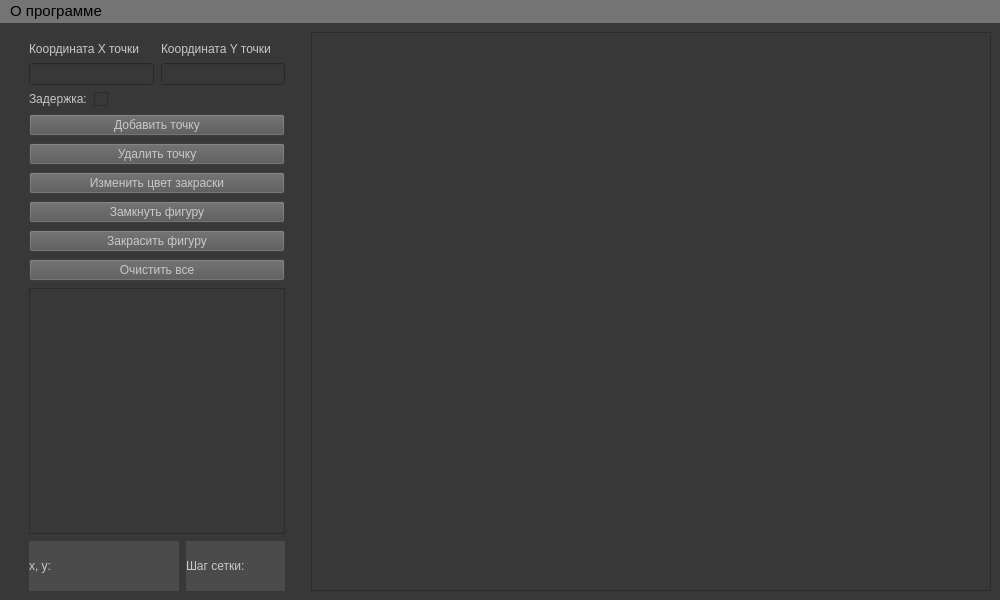
<?xml version="1.0" encoding="UTF-8"?>
<ui version="4.0">
 <class>MainWindow</class>
 <widget class="QMainWindow" name="MainWindow">
  <property name="enabled">
   <bool>true</bool>
  </property>
  <property name="geometry">
   <rect>
    <x>0</x>
    <y>0</y>
    <width>1000</width>
    <height>600</height>
   </rect>
  </property>
  <property name="sizePolicy">
   <sizepolicy hsizetype="Fixed" vsizetype="Fixed">
    <horstretch>0</horstretch>
    <verstretch>0</verstretch>
   </sizepolicy>
  </property>
  <property name="minimumSize">
   <size>
    <width>1000</width>
    <height>600</height>
   </size>
  </property>
  <property name="font">
   <font>
    <family>Arial</family>
    <pointsize>11</pointsize>
    <bold>false</bold>
   </font>
  </property>
  <property name="windowTitle">
   <string>lab_04</string>
  </property>
  <property name="autoFillBackground">
   <bool>false</bool>
  </property>
  <property name="styleSheet">
   <string notr="true">background-color: rgb(56, 56, 56);</string>
  </property>
  <widget class="QWidget" name="centralwidget">
   <property name="sizePolicy">
    <sizepolicy hsizetype="Expanding" vsizetype="Expanding">
     <horstretch>0</horstretch>
     <verstretch>0</verstretch>
    </sizepolicy>
   </property>
   <layout class="QGridLayout" name="gridLayout">
    <item row="0" column="1">
     <widget class="QGraphicsView" name="graphicsView">
      <property name="sizePolicy">
       <sizepolicy hsizetype="Expanding" vsizetype="Expanding">
        <horstretch>100</horstretch>
        <verstretch>100</verstretch>
       </sizepolicy>
      </property>
      <property name="minimumSize">
       <size>
        <width>600</width>
        <height>0</height>
       </size>
      </property>
      <property name="maximumSize">
       <size>
        <width>1600</width>
        <height>900</height>
       </size>
      </property>
     </widget>
    </item>
    <item row="0" column="0">
     <layout class="QVBoxLayout" name="verticalLayout" stretch="0,0,0,0,0,0,0,0,0,0">
      <property name="spacing">
       <number>7</number>
      </property>
      <property name="leftMargin">
       <number>20</number>
      </property>
      <property name="topMargin">
       <number>10</number>
      </property>
      <property name="rightMargin">
       <number>20</number>
      </property>
      <property name="bottomMargin">
       <number>0</number>
      </property>
      <item>
       <layout class="QHBoxLayout" name="horizontalLayout_2">
        <item>
         <layout class="QVBoxLayout" name="verticalLayout_2">
          <item>
           <widget class="QLabel" name="set_x_label">
            <property name="sizePolicy">
             <sizepolicy hsizetype="Fixed" vsizetype="Fixed">
              <horstretch>0</horstretch>
              <verstretch>0</verstretch>
             </sizepolicy>
            </property>
            <property name="styleSheet">
             <string notr="true">color: rgb(200, 200, 200);
font: 11pt &quot;Segoe UI&quot;;</string>
            </property>
            <property name="text">
             <string>Координата X точки</string>
            </property>
           </widget>
          </item>
          <item>
           <widget class="QLineEdit" name="set_x"/>
          </item>
         </layout>
        </item>
        <item>
         <layout class="QVBoxLayout" name="verticalLayout_3">
          <item>
           <widget class="QLabel" name="set_y_label">
            <property name="sizePolicy">
             <sizepolicy hsizetype="Fixed" vsizetype="Fixed">
              <horstretch>0</horstretch>
              <verstretch>0</verstretch>
             </sizepolicy>
            </property>
            <property name="styleSheet">
             <string notr="true">color: rgb(200, 200, 200);
font: 11pt &quot;Segoe UI&quot;;</string>
            </property>
            <property name="text">
             <string>Координата Y точки</string>
            </property>
           </widget>
          </item>
          <item>
           <widget class="QLineEdit" name="set_y"/>
          </item>
         </layout>
        </item>
       </layout>
      </item>
      <item>
       <layout class="QHBoxLayout" name="horizontalLayout_3">
        <item>
         <widget class="QLabel" name="delay_label">
          <property name="sizePolicy">
           <sizepolicy hsizetype="Fixed" vsizetype="Fixed">
            <horstretch>0</horstretch>
            <verstretch>0</verstretch>
           </sizepolicy>
          </property>
          <property name="styleSheet">
           <string notr="true">color: rgb(200, 200, 200);
font: 11pt &quot;Segoe UI&quot;;</string>
          </property>
          <property name="text">
           <string>Задержка:</string>
          </property>
         </widget>
        </item>
        <item>
         <widget class="QCheckBox" name="set_delay_cb">
          <property name="sizePolicy">
           <sizepolicy hsizetype="Preferred" vsizetype="Fixed">
            <horstretch>0</horstretch>
            <verstretch>0</verstretch>
           </sizepolicy>
          </property>
          <property name="text">
           <string/>
          </property>
         </widget>
        </item>
       </layout>
      </item>
      <item>
       <widget class="QPushButton" name="add_point_button">
        <property name="sizePolicy">
         <sizepolicy hsizetype="Fixed" vsizetype="Fixed">
          <horstretch>0</horstretch>
          <verstretch>0</verstretch>
         </sizepolicy>
        </property>
        <property name="maximumSize">
         <size>
          <width>460</width>
          <height>16777215</height>
         </size>
        </property>
        <property name="styleSheet">
         <string notr="true">color: rgb(200, 200, 200);
font: 10pt &quot;Segoe UI&quot;;
background-color: rgb(86, 86, 86);</string>
        </property>
        <property name="text">
         <string>Добавить точку</string>
        </property>
       </widget>
      </item>
      <item>
       <widget class="QPushButton" name="remove_point_button">
        <property name="sizePolicy">
         <sizepolicy hsizetype="Fixed" vsizetype="Fixed">
          <horstretch>0</horstretch>
          <verstretch>0</verstretch>
         </sizepolicy>
        </property>
        <property name="minimumSize">
         <size>
          <width>0</width>
          <height>0</height>
         </size>
        </property>
        <property name="maximumSize">
         <size>
          <width>460</width>
          <height>16777215</height>
         </size>
        </property>
        <property name="styleSheet">
         <string notr="true">color: rgb(200, 200, 200);
font: 10pt &quot;Segoe UI&quot;;
background-color: rgb(86, 86, 86);</string>
        </property>
        <property name="text">
         <string>Удалить точку</string>
        </property>
       </widget>
      </item>
      <item>
       <widget class="QPushButton" name="change_color_button">
        <property name="sizePolicy">
         <sizepolicy hsizetype="Fixed" vsizetype="Fixed">
          <horstretch>0</horstretch>
          <verstretch>0</verstretch>
         </sizepolicy>
        </property>
        <property name="maximumSize">
         <size>
          <width>460</width>
          <height>16777215</height>
         </size>
        </property>
        <property name="styleSheet">
         <string notr="true">color: rgb(200, 200, 200);
font: 10pt &quot;Segoe UI&quot;;
background-color: rgb(86, 86, 86);</string>
        </property>
        <property name="text">
         <string>Изменить цвет закраски</string>
        </property>
       </widget>
      </item>
      <item>
       <widget class="QPushButton" name="close_figure_button">
        <property name="sizePolicy">
         <sizepolicy hsizetype="Fixed" vsizetype="Fixed">
          <horstretch>0</horstretch>
          <verstretch>0</verstretch>
         </sizepolicy>
        </property>
        <property name="maximumSize">
         <size>
          <width>460</width>
          <height>16777215</height>
         </size>
        </property>
        <property name="styleSheet">
         <string notr="true">color: rgb(200, 200, 200);
font: 10pt &quot;Segoe UI&quot;;
background-color: rgb(86, 86, 86);</string>
        </property>
        <property name="text">
         <string>Замкнуть фигуру</string>
        </property>
       </widget>
      </item>
      <item>
       <widget class="QPushButton" name="paint_figure_button">
        <property name="sizePolicy">
         <sizepolicy hsizetype="Fixed" vsizetype="Fixed">
          <horstretch>0</horstretch>
          <verstretch>0</verstretch>
         </sizepolicy>
        </property>
        <property name="maximumSize">
         <size>
          <width>460</width>
          <height>16777215</height>
         </size>
        </property>
        <property name="styleSheet">
         <string notr="true">color: rgb(200, 200, 200);
font: 10pt &quot;Segoe UI&quot;;
background-color: rgb(86, 86, 86);</string>
        </property>
        <property name="text">
         <string>Закрасить фигуру</string>
        </property>
       </widget>
      </item>
      <item>
       <widget class="QPushButton" name="clear_button">
        <property name="sizePolicy">
         <sizepolicy hsizetype="Fixed" vsizetype="Fixed">
          <horstretch>0</horstretch>
          <verstretch>0</verstretch>
         </sizepolicy>
        </property>
        <property name="maximumSize">
         <size>
          <width>460</width>
          <height>16777215</height>
         </size>
        </property>
        <property name="styleSheet">
         <string notr="true">color: rgb(200, 200, 200);
font: 10pt &quot;Segoe UI&quot;;
background-color: rgb(86, 86, 86);</string>
        </property>
        <property name="text">
         <string>Очистить все</string>
        </property>
       </widget>
      </item>
      <item>
       <widget class="QListView" name="scroll_list">
        <property name="sizePolicy">
         <sizepolicy hsizetype="Fixed" vsizetype="Expanding">
          <horstretch>0</horstretch>
          <verstretch>0</verstretch>
         </sizepolicy>
        </property>
        <property name="maximumSize">
         <size>
          <width>460</width>
          <height>16777215</height>
         </size>
        </property>
       </widget>
      </item>
      <item>
       <layout class="QHBoxLayout" name="horizontalLayout">
        <item>
         <widget class="QLabel" name="current_coords_label">
          <property name="sizePolicy">
           <sizepolicy hsizetype="Fixed" vsizetype="Fixed">
            <horstretch>0</horstretch>
            <verstretch>0</verstretch>
           </sizepolicy>
          </property>
          <property name="minimumSize">
           <size>
            <width>150</width>
            <height>50</height>
           </size>
          </property>
          <property name="maximumSize">
           <size>
            <width>150</width>
            <height>50</height>
           </size>
          </property>
          <property name="styleSheet">
           <string notr="true">color: rgb(200, 200, 200);
font: 10pt &quot;Segoe UI&quot;;
border-color: rgb(255, 255, 255);
background-color: rgb(75, 75, 75);</string>
          </property>
          <property name="text">
           <string>x, y:</string>
          </property>
         </widget>
        </item>
        <item>
         <widget class="QLabel" name="current_grid_label">
          <property name="sizePolicy">
           <sizepolicy hsizetype="Fixed" vsizetype="Fixed">
            <horstretch>0</horstretch>
            <verstretch>0</verstretch>
           </sizepolicy>
          </property>
          <property name="minimumSize">
           <size>
            <width>0</width>
            <height>50</height>
           </size>
          </property>
          <property name="maximumSize">
           <size>
            <width>230</width>
            <height>50</height>
           </size>
          </property>
          <property name="styleSheet">
           <string notr="true">color: rgb(200, 200, 200);
font: 10pt &quot;Segoe UI&quot;;
border-color: rgb(255, 255, 255);
background-color: rgb(75, 75, 75);</string>
          </property>
          <property name="text">
           <string>Шаг сетки:</string>
          </property>
         </widget>
        </item>
       </layout>
      </item>
     </layout>
    </item>
   </layout>
  </widget>
  <widget class="QMenuBar" name="menubar">
   <property name="geometry">
    <rect>
     <x>0</x>
     <y>0</y>
     <width>1000</width>
     <height>29</height>
    </rect>
   </property>
   <property name="sizePolicy">
    <sizepolicy hsizetype="Fixed" vsizetype="Fixed">
     <horstretch>0</horstretch>
     <verstretch>0</verstretch>
    </sizepolicy>
   </property>
   <property name="font">
    <font>
     <pointsize>11</pointsize>
    </font>
   </property>
   <property name="styleSheet">
    <string notr="true">background-color: rgb(116, 116, 116);</string>
   </property>
   <widget class="QMenu" name="about_menu">
    <property name="title">
     <string>О программе</string>
    </property>
    <addaction name="about_author"/>
    <addaction name="about_task"/>
    <addaction name="instruction"/>
   </widget>
   <addaction name="about_menu"/>
  </widget>
  <action name="about_author">
   <property name="text">
    <string>Об авторе</string>
   </property>
   <property name="font">
    <font>
     <pointsize>11</pointsize>
    </font>
   </property>
  </action>
  <action name="about_task">
   <property name="text">
    <string>Условие</string>
   </property>
   <property name="font">
    <font>
     <pointsize>11</pointsize>
    </font>
   </property>
  </action>
  <action name="instruction">
   <property name="text">
    <string>Возможности программы</string>
   </property>
   <property name="font">
    <font>
     <pointsize>10</pointsize>
    </font>
   </property>
  </action>
 </widget>
 <resources/>
 <connections/>
</ui>
